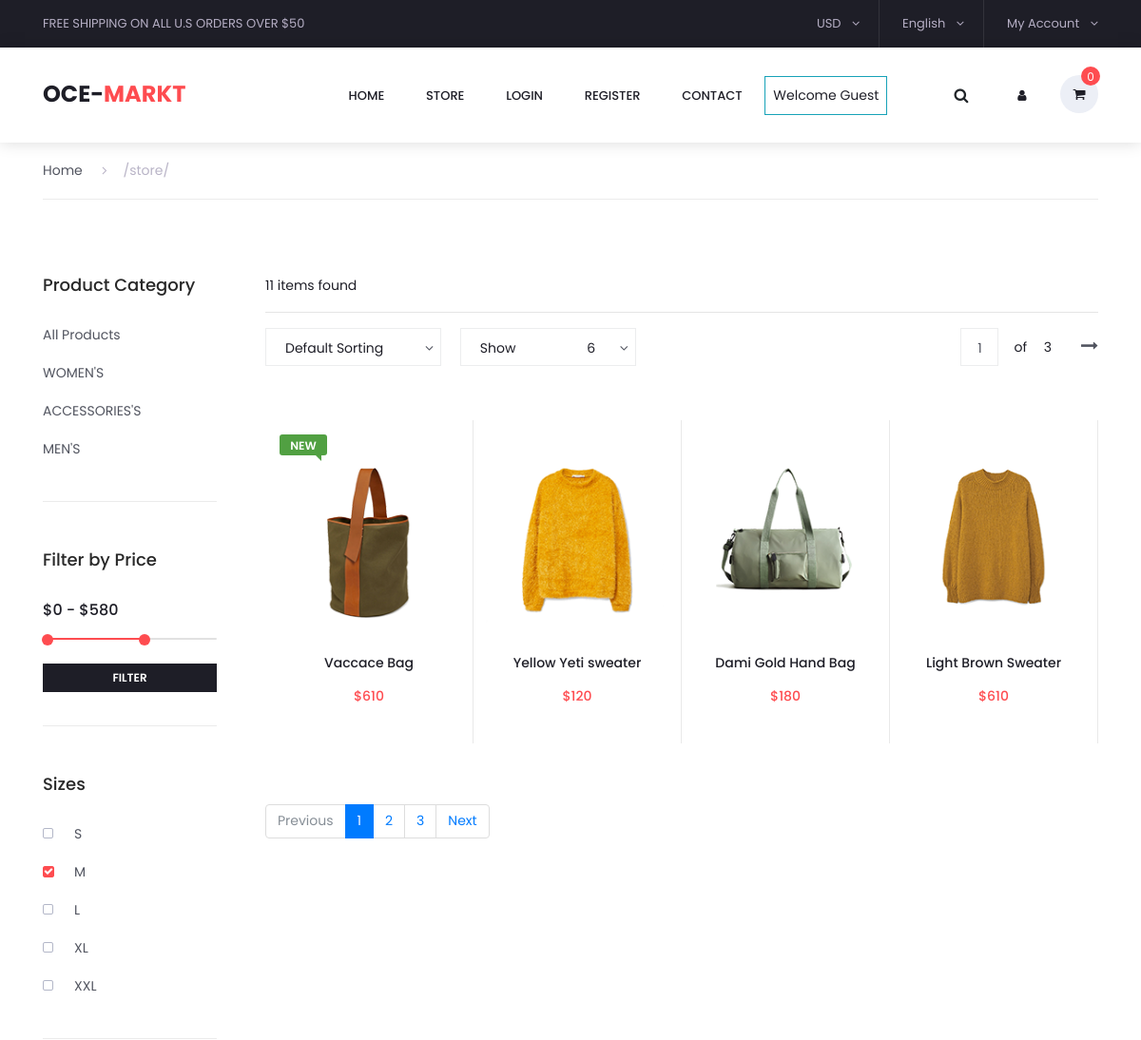
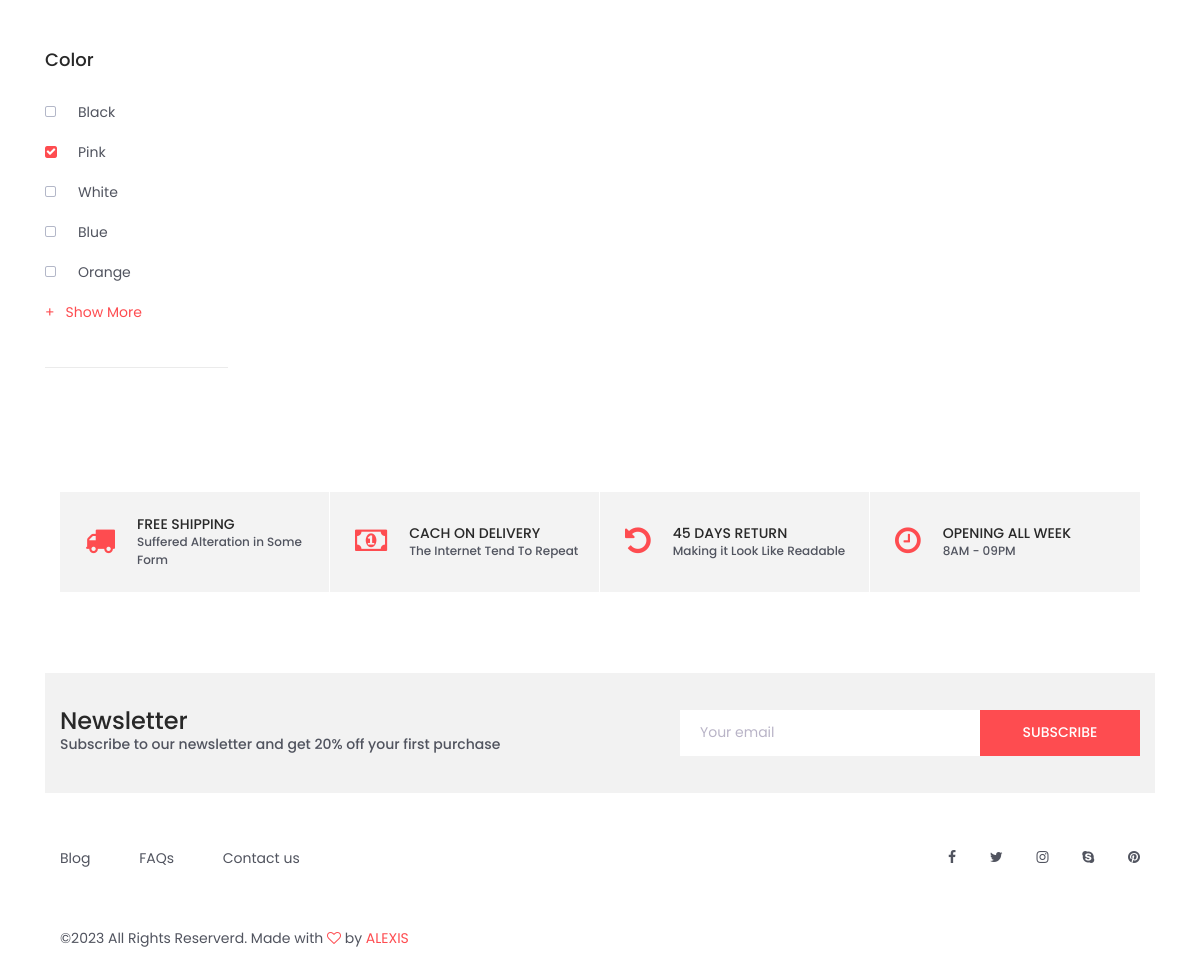
/store/, run on the app's committed database (2 pictures, top to bottom).
### category/models.py (models this page shows, shortened)
class Category(models.Model):
    category_name = models.CharField(max_length=60, unique=True)
    slug = models.SlugField(max_length=100, unique=True)
    description = models.TextField(blank=True)
    cart_image = models.ImageField(upload_to='photos/categories')
    created_at = models.DateTimeField(auto_now_add=True, )
    updated_at = models.DateTimeField(auto_now=True)
    class Meta:
        verbose_name = 'category'
        verbose_name_plural = 'categories'
    def get_url(self):
        return reverse('products_by_category', args=[self.slug])

### store/models.py (models this page shows, shortened)
class Product(models.Model):
    product_name = models.CharField(max_length=255, unique=True)
    slug = models.SlugField(max_length=255, unique=True)
    description = models.TextField(max_length=600, blank=True)
    price = models.IntegerField()
    old_price = models.IntegerField(blank=True, default=0)
    image = models.ImageField(upload_to='photos/products')
    stock = models.IntegerField()
    tagged = models.CharField(max_length=50, blank=True)
    is_available = models.BooleanField(default=True)
    category = models.ForeignKey(Category, on_delete=models.CASCADE)
    created_date = models.DateTimeField(auto_now_add=True, )
    modified_date = models.DateTimeField(auto_now=True)
    def get_url(self):
        return reverse('product_detail', args=[self.category.slug, self.slug])

### store/views.py (the view)
# urls.py: path('store/', include('store.urls')),
def store(request, category_slug=None):
    categories = None
    products = None
    if category_slug != None:
        categories = get_object_or_404(Category, slug=category_slug)
        products = Product.objects.filter(
            category=categories, is_available=True).order_by('id')
        paginator = Paginator(products, 1)
        page = request.GET.get('page')
        paged_products = paginator.get_page(page)
        product_count = products.count()
    else:
        products = Product.objects.all().filter(is_available=True).order_by('id')
        paginator = Paginator(products, 4)
        page = request.GET.get('page')
        paged_products = paginator.get_page(page)
        product_count = products.count()
    context = {
        'products': paged_products,
        'product_count': product_count,
    }
    return render(request, 'store/store.html', context)

### templates/store/store.html (shortened to what this page needs)
{% extends 'base.html'  %}
{%  load static %}
{% block content%}
<div class="container product_section_container">
    <div class="row">
        <div class="col product_section clearfix">
            <div class="breadcrumbs d-flex flex-row align-items-center">
                <ul>
                    <li><a href="{% url 'home' %}">Home</a></li>
                    <li class="active"><a href="{% url 'store' %}"><i class="fa fa-angle-right" aria-hidden="true"></i>{{ request.path}}</a></li>
                </ul>
            </div>
            <div class="sidebar">
                <div class="sidebar_section">
                    <div class="sidebar_title">
                        <h5>Product Category</h5>
                    </div>
                    <ul class="sidebar_categories">
                        <li><a href="{% url 'store' %}">All Products</a></li>
                        {% for category in links %}
                        <li><a href="{{ category.get_url }}">{{ category.category_name}}</a></li>
                        {% endfor %}
                    </ul>
                </div>
                <div class="sidebar_section">
                    <div class="sidebar_title">
                        <h5>Filter by Price</h5>
                    </div>
                    <p>
                           <input type="text" id="amount" readonly style="border:0; color:#f6931f; font-weight:bold;">
                    </p>
                    <div id="slider-range"></div>
                    <div class="filter_button"><span>filter</span></div>
                </div>
                <div class="sidebar_section">
                    <div class="sidebar_title">
                        <h5>Sizes</h5>
                    </div>
                    <ul class="checkboxes">
                        <li><i class="fa fa-square-o" aria-hidden="true"></i><span>S</span></li>
                        <li class="active"><i class="fa fa-square" aria-hidden="true"></i><span>M</span></li>
                        <li><i class="fa fa-square-o" aria-hidden="true"></i><span>L</span></li>
                        <li><i class="fa fa-square-o" aria-hidden="true"></i><span>XL</span></li>
                        <li><i class="fa fa-square-o" aria-hidden="true"></i><span>XXL</span></li>
                    </ul>
                </div>
                <div class="sidebar_section">
                    <div class="sidebar_title">
                        <h5>Color</h5>
                    </div>
                    <ul class="checkboxes">
                        <li><i class="fa fa-square-o" aria-hidden="true"></i><span>Black</span></li>
                        <li class="active"><i class="fa fa-square" aria-hidden="true"></i><span>Pink</span></li>
                        <li><i class="fa fa-square-o" aria-hidden="true"></i><span>White</span></li>
                        <li><i class="fa fa-square-o" aria-hidden="true"></i><span>Blue</span></li>
                        <li><i class="fa fa-square-o" aria-hidden="true"></i><span>Orange</span></li>
                    </ul>
                    <div class="show_more">
                        <span><span>+</span>Show More</span>
                    </div>
                </div>
            </div>
            <div class="main_content">
                <div class="products_iso">
                    <div class="row">
                        <div class="col">
                            <div>
                                <div class="page_content">
                                    <span> {{ product_count }} items found</span>
                                </div>
                                <hr>
                            </div>
                            <div class="product_sorting_container product_sorting_container_top">
                                <ul class="product_sorting">
                                    <li>
                                        <span class="type_sorting_text">Default Sorting</span>
                                        <i class="fa fa-angle-down"></i>
                                    </li>
                                    <li>
                                        <span>Show</span>
                                        <span class="num_sorting_text">6</span>
                                        <i class="fa fa-angle-down"></i>
                                    </li>
                                </ul>
                                <div class="pages d-flex flex-row align-items-center">
                                    <div class="page_current">
                                        <span>1</span>
                                    </div>
                                    <div class="page_total"><span>of</span> 3</div>
                                    <div id="next_page" class="page_next"><a href="#"><i class="fa fa-long-arrow-right" aria-hidden="true"></i></a></div>
                                </div>
                            </div>
                        <div class="product-grid">
                            {% if products %}
                                {% for product in products %}
                                <div class="product-item">
                                    <div class="product discount">
                                    <div class="product_image">
                                        <a href="{{ product.get_url}}">
                                        <img src="{{ product.image.url }}" alt="Product Image" />
                                        </a>
                                    </div>
                                    {% if product.tagged != "" %}
                                                {% if product.tagged == "NEW" or product.tagged == "New" or product.tagged == "new" %}
                                                    <div
                                                    class="product_bubble product_bubble_left product_bubble_green d-flex flex-column align-items-center"
                                                    >
                                                    <span>{{ product.tagged }}</span>
                                                    </div>
                                                {% endif %}
                                    {% else %}
                                        <div class="favorite"></div>
                                    {% endif %}
                                    <div class="product_info">
                                        <h6 class="product_name">
                                        <a href="{{  product.get_url }}">{{product.product_name}}</a>
                                        </h6>
                                        <div class="product_price">${{ product.price }}
                                        </div>
                                    </div>
                                    </div>
                                </div>
                                {% endfor %}
                        {% else %}
                        <div >
                            <h2>No result found. Please try again.</h2>
                        </div>
                        {% endif %}
                        </div>
                        <nav class="mt-4" aria-label="Page navigation sample">
                            {% if products.has_other_pages %}
                                <ul class="pagination">
                                    {% if products.has_previous %}
                                        <li class="page-item"><a class="page-link" href="?page={{products.previous_page_number}}">Previous</a></li>
                                    {% else %}
                                        <li class="page-item disabled"><a class="page-link" href="#">Previous</a></li>
                                    {% endif %}
                                    {% for i in products.paginator.page_range %}
                                        {%  if products.number == i %}
                                            <li class="page-item active"><a class="page-link" href="#">{{i}}</a></li>
                                        {% else %}
                                            <li class="page-item "><a class="page-link" href="?page={{i}}">{{i}}</a></li>
                                        {% endif %}
                                    {% endfor %}
                                    {% if products.has_next %}
                                        <li class="page-item"><a class="page-link" href="?page={{products.next_page_number}}">Next</a></li>
                                    {% else %}
                                        <li class="page-item disabled"><a class="page-link" href="#">Next</a></li>
                                    {% endif %}
                                </ul>
                            {% endif %}
                        </nav>
                    </div>
                </div>
            </div>
        </div>
    </div>
</div>
<div class="benefit">
    <div class="container">
        <div class="row benefit_row">
            <div class="col-lg-3 benefit_col">
                <div class="benefit_item d-flex flex-row align-items-center">
                    <div class="benefit_icon"><i class="fa fa-truck" aria-hidden="true"></i></div>
                    <div class="benefit_content">
                        <h6>free shipping</h6>
                        <p>Suffered Alteration in Some Form</p>
                    </div>
                </div>
            </div>
            <div class="col-lg-3 benefit_col">
                <div class="benefit_item d-flex flex-row align-items-center">
                    <div class="benefit_icon"><i class="fa fa-money" aria-hidden="true"></i></div>
                    <div class="benefit_content">
                        <h6>cach on delivery</h6>
                        <p>The Internet Tend To Repeat</p>
                    </div>
                </div>
            </div>
            <div class="col-lg-3 benefit_col">
                <div class="benefit_item d-flex flex-row align-items-center">
                    <div class="benefit_icon"><i class="fa fa-undo" aria-hidden="true"></i></div>
                    <div class="benefit_content">
                        <h6>45 days return</h6>
                        <p>Making it Look Like Readable</p>
                    </div>
                </div>
            </div>
            <div class="col-lg-3 benefit_col">
                <div class="benefit_item d-flex flex-row align-items-center">
                    <div class="benefit_icon"><i class="fa fa-clock-o" aria-hidden="true"></i></div>
                    <div class="benefit_content">
                        <h6>opening all week</h6>
                        <p>8AM - 09PM</p>
                    </div>
                </div>
            </div>
        </div>
    </div>
</div>
<div class="newsletter">
    <div class="container">
        <div class="row">
            <div class="col-lg-6">
                <div class="newsletter_text d-flex flex-column justify-content-center align-items-lg-start align-items-md-center text-center">
                    <h4>Newsletter</h4>
                    <p>Subscribe to our newsletter and get 20% off your first purchase</p>
                </div>
            </div>
            <div class="col-lg-6">
                <div class="newsletter_form d-flex flex-md-row flex-column flex-xs-column align-items-center justify-content-lg-end justify-content-center">
                    <input id="newsletter_email" type="email" placeholder="Your email" required="required" data-error="Valid email is required.">
                    <button id="newsletter_submit" type="submit" class="newsletter_submit_btn trans_300" value="Submit">subscribe</button>
                </div>
            </div>
        </div>
    </div>
</div>
{% endblock %}

### data on the page
Category: category_name "WOMEN'S"
Category: category_name "ACCESSORIES'S"
Category: category_name "MEN'S"
Product: image (picture), tagged "NEW", product_name "Vaccace Bag", price "610"
Product: image (picture), product_name "Yellow Yeti sweater", price "120"
Product: image (picture), product_name "Dami Gold Hand Bag", price "180"
Product: image (picture), product_name "Light Brown Sweater", price "610"

### other printed values
{{ cart_count }} "0"
{{ request.path }} "/store/"
{{ product_count }} "11"
{{ i }} "1"
{{ i }} "2" "3"
